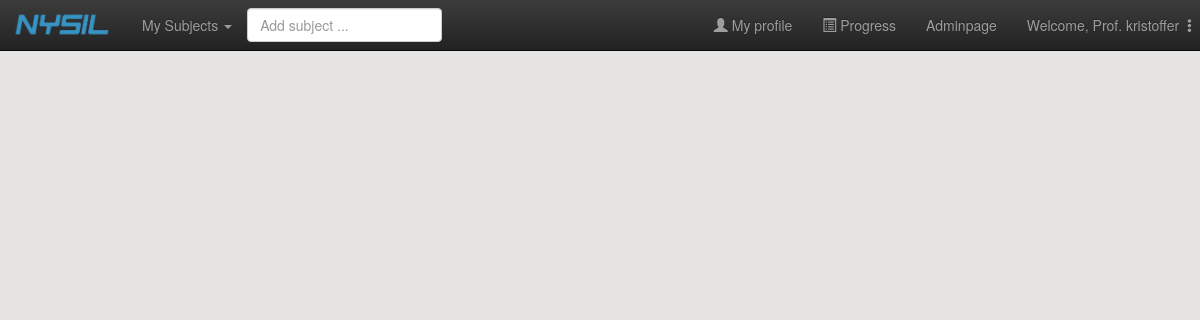
/progress/ (signed in), run on an earlier commit of the app's database.
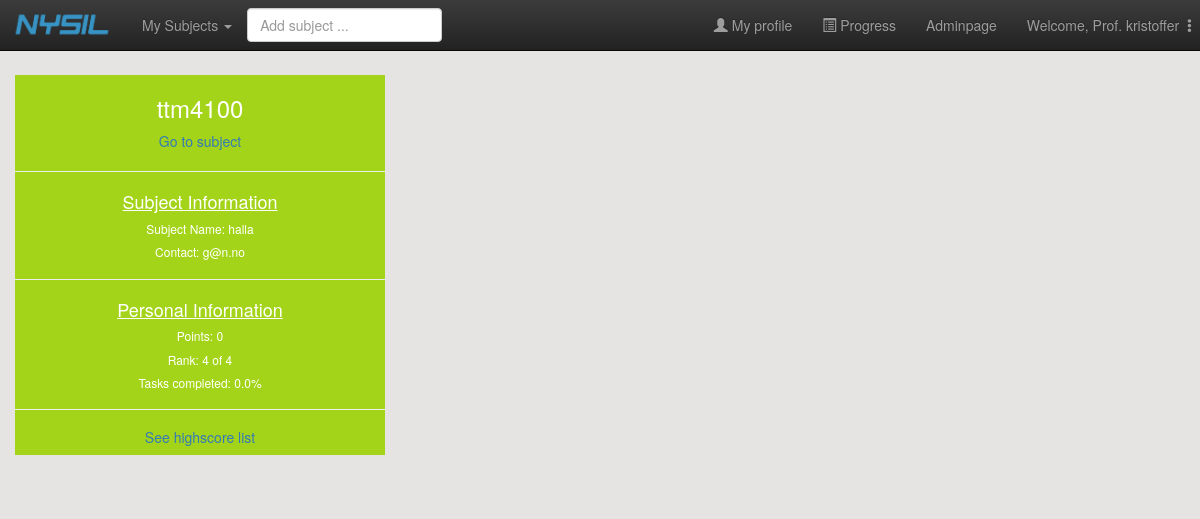
And on a later commit of the database.
### main/models.py (models this page shows)
class StudentConnectSubject(models.Model):
    user = models.ForeignKey(User, on_delete=models.CASCADE)
    subject = models.ForeignKey(Subject, on_delete=models.CASCADE)
    points = models.IntegerField(default=0)

class Subject(models.Model):
    subject_code = models.CharField(max_length=20, primary_key=True) # primary key
    subject_name = models.CharField(max_length=30)
    professor_firstname = models.CharField(max_length=30)
    professor_lastname = models.CharField(max_length=30)
    professor_email = models.EmailField()
    class Meta:
        ordering = ['subject_code']
    def __str__(self):
        return self.subject_code
    def get_full_name(self):
        return self.professor_firstname + " " + self.professor_lastname
    get_full_name.short_description = 'Professor' # headline of professor-column in the admin-table

### progress/views.py (the view)
def my_progress(request):
    user = request.user
    context = {}
    user_subjects = StudentConnectSubject.objects.filter(user=user)
    context['first_column'],  context['second_column'], context['third_column'] = set_view_context(user_subjects, user)
    return render(request, 'progress/progress_overview.html', context)

### progress/views.py (called while the page is built)
def set_view_context(subjects, user):
    first_subjects, second_subjects, third_subjects = split_subjects(subjects)
    first_column = []
    second_column = []
    third_column = []
    for subject in first_subjects:
        first_column.append(merge_info(subject,user))
    for subject in second_subjects:
        second_column.append(merge_info(subject, user))
    for subject in third_subjects:
        third_column.append(merge_info(subject, user))
    return first_column,second_column,third_column

def merge_info(subject_conn, user):
    user_subject_conn = StudentConnectSubject.objects.get(user=user, subject=subject_conn.subject)
    info = []
    info.append(subject_conn)
    info.append(find_rank(subject_conn.subject, user))
    divider = get_max_points(subject_conn.subject)
    info.append(str((user_subject_conn.points*100)/divider) + "%" if divider>0 else "0 %")
    return info

### progress/templates/progress/progress_overview.html (shortened to what this page needs)
{% extends 'main/header.html' %}
{% block content %}
<div class="modal-body row">
  <div class="col-md-4">
    {% for info in first_column %}
      <div style="width:100%; background-color:#a4d419; color:white; display:inline-block;">
          <div class="text-center">
              <h3>{{info.0.subject }}</h3>
              <a href="{% url 'my_subjects:subject_view' subject_pk=info.0.subject.pk%}">Go to subject</a>
              <hr>
              <h4><u>Subject Information</u></h4>
              <h6>Subject Name: {{info.0.subject.subject_name}}</h6>
              <h6>Contact: {{info.0.subject.professor_email }}</h6>
              <hr>
              <h4><u>Personal Information</u></h4>
              <h6>Points: {{info.0.points}}</h6>
              <h6>Rank: {{info.1}}</h6>
              <h6>Tasks completed: {{info.2}} </h6>
              <hr>
              <h5><a href="{% url 'progress:highscore' subject_pk=info.0.subject.pk%}"> See highscore list</a></h5>
          </div>
      </div>
      <br><br>
    {% endfor %}
  </div>
  <div class="col-md-4">
  </div>
  <div class="col-md-4">
</div>
{% endblock %}

What changed in the data, as far as the page shows it:
added StudentConnectSubject: subject.subject_code "ttm4100", subject.subject_name "halla", subject.professor_email "g@n.no", points "0", info "4 of 4", info "0.0%"
